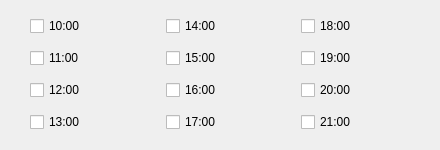
         <widget class="QWidget" name="tb_1_2">
          <attribute name="title">
           <string>周一</string>
          </attribute>
          <widget class="QWidget" name="layoutWidget_12">
           <property name="geometry">
            <rect>
             <x>30</x>
             <y>10</y>
             <width>401</width>
             <height>131</height>
            </rect>
           </property>
           <layout class="QGridLayout" name="gridLayout_14">
            <item row="0" column="0">
             <widget class="QCheckBox" name="cb_0_2">
              <property name="text">
               <string>10:00</string>
              </property>
             </widget>
            </item>
            <item row="0" column="1">
             <widget class="QCheckBox" name="cb_4_2">
              <property name="text">
               <string>14:00</string>
              </property>
             </widget>
            </item>
            <item row="0" column="2">
             <widget class="QCheckBox" name="cb_8_2">
              <property name="text">
               <string>18:00</string>
              </property>
             </widget>
            </item>
            <item row="1" column="0">
             <widget class="QCheckBox" name="cb_1_2">
              <property name="text">
               <string>11:00</string>
              </property>
             </widget>
            </item>
            <item row="1" column="1">
             <widget class="QCheckBox" name="cb_5_2">
              <property name="text">
               <string>15:00</string>
              </property>
             </widget>
            </item>
            <item row="1" column="2">
             <widget class="QCheckBox" name="cb_9_2">
              <property name="text">
               <string>19:00</string>
              </property>
             </widget>
            </item>
            <item row="2" column="0">
             <widget class="QCheckBox" name="cb_2_2">
              <property name="text">
               <string>12:00</string>
              </property>
             </widget>
            </item>
            <item row="2" column="1">
             <widget class="QCheckBox" name="cb_6_2">
              <property name="text">
               <string>16:00</string>
              </property>
             </widget>
            </item>
            <item row="2" column="2">
             <widget class="QCheckBox" name="cb_10_2">
              <property name="text">
               <string>20:00</string>
              </property>
             </widget>
            </item>
            <item row="3" column="0">
             <widget class="QCheckBox" name="cb_3_2">
              <property name="text">
               <string>13:00</string>
              </property>
             </widget>
            </item>
            <item row="3" column="1">
             <widget class="QCheckBox" name="cb_7_2">
              <property name="text">
               <string>17:00</string>
              </property>
             </widget>
            </item>
            <item row="3" column="2">
             <widget class="QCheckBox" name="cb_11_2">
              <property name="text">
               <string>21:00</string>
              </property>
             </widget>
            </item>
           </layout>
          </widget>
         </widget>
